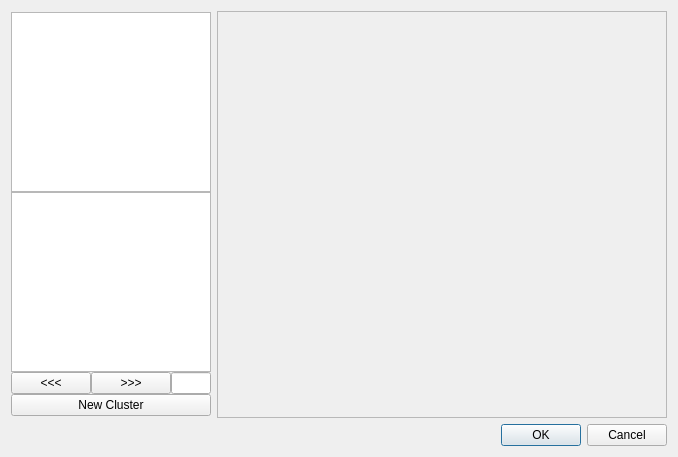
<?xml version="1.0" encoding="UTF-8"?>
<ui version="4.0">
 <class>Dialog</class>
 <widget class="QDialog" name="Dialog">
  <property name="geometry">
   <rect>
    <x>0</x>
    <y>0</y>
    <width>676</width>
    <height>457</height>
   </rect>
  </property>
  <property name="windowTitle">
   <string>Dialog</string>
  </property>
  <layout class="QGridLayout" name="gridLayout">
   <item row="0" column="3">
    <widget class="QScrollArea" name="scrollArea">
     <property name="minimumSize">
      <size>
       <width>450</width>
       <height>0</height>
      </size>
     </property>
     <property name="widgetResizable">
      <bool>true</bool>
     </property>
     <widget class="QWidget" name="scrollAreaWidgetContents">
      <property name="geometry">
       <rect>
        <x>0</x>
        <y>0</y>
        <width>448</width>
        <height>408</height>
       </rect>
      </property>
      <layout class="QHBoxLayout" name="horizontalLayout_2">
       <item>
        <layout class="QVBoxLayout" name="verticalLayout_2"/>
       </item>
      </layout>
     </widget>
    </widget>
   </item>
   <item row="2" column="3">
    <widget class="QDialogButtonBox" name="buttonBox">
     <property name="orientation">
      <enum>Qt::Horizontal</enum>
     </property>
     <property name="standardButtons">
      <set>QDialogButtonBox::Cancel|QDialogButtonBox::Ok</set>
     </property>
    </widget>
   </item>
   <item row="0" column="0" colspan="3">
    <layout class="QVBoxLayout" name="verticalLayout">
     <property name="spacing">
      <number>0</number>
     </property>
     <item>
      <spacer name="verticalSpacer">
       <property name="orientation">
        <enum>Qt::Vertical</enum>
       </property>
       <property name="sizeHint" stdset="0">
        <size>
         <width>20</width>
         <height>40</height>
        </size>
       </property>
      </spacer>
     </item>
     <item>
      <widget class="QGraphicsView" name="image2">
       <property name="sizePolicy">
        <sizepolicy hsizetype="Expanding" vsizetype="Expanding">
         <horstretch>0</horstretch>
         <verstretch>0</verstretch>
        </sizepolicy>
       </property>
       <property name="minimumSize">
        <size>
         <width>200</width>
         <height>180</height>
        </size>
       </property>
      </widget>
     </item>
     <item>
      <widget class="QGraphicsView" name="image">
       <property name="sizePolicy">
        <sizepolicy hsizetype="Fixed" vsizetype="Fixed">
         <horstretch>0</horstretch>
         <verstretch>0</verstretch>
        </sizepolicy>
       </property>
       <property name="minimumSize">
        <size>
         <width>200</width>
         <height>180</height>
        </size>
       </property>
      </widget>
     </item>
     <item>
      <layout class="QHBoxLayout" name="horizontalLayout_3">
       <property name="spacing">
        <number>0</number>
       </property>
       <item>
        <widget class="QPushButton" name="backwardPushButton">
         <property name="text">
          <string>&lt;&lt;&lt;</string>
         </property>
        </widget>
       </item>
       <item>
        <widget class="QPushButton" name="forwardPushButton">
         <property name="text">
          <string>&gt;&gt;&gt;</string>
         </property>
        </widget>
       </item>
       <item>
        <widget class="QLineEdit" name="outliersNumberLineEdit">
         <property name="sizePolicy">
          <sizepolicy hsizetype="Fixed" vsizetype="Fixed">
           <horstretch>0</horstretch>
           <verstretch>0</verstretch>
          </sizepolicy>
         </property>
         <property name="minimumSize">
          <size>
           <width>40</width>
           <height>0</height>
          </size>
         </property>
        </widget>
       </item>
      </layout>
     </item>
     <item>
      <widget class="QPushButton" name="newClusterPushButton">
       <property name="sizePolicy">
        <sizepolicy hsizetype="Minimum" vsizetype="Fixed">
         <horstretch>0</horstretch>
         <verstretch>0</verstretch>
        </sizepolicy>
       </property>
       <property name="text">
        <string>New Cluster</string>
       </property>
      </widget>
     </item>
     <item>
      <spacer name="verticalSpacer_2">
       <property name="orientation">
        <enum>Qt::Vertical</enum>
       </property>
       <property name="sizeHint" stdset="0">
        <size>
         <width>20</width>
         <height>40</height>
        </size>
       </property>
      </spacer>
     </item>
    </layout>
   </item>
  </layout>
 </widget>
 <resources/>
 <connections>
  <connection>
   <sender>buttonBox</sender>
   <signal>accepted()</signal>
   <receiver>Dialog</receiver>
   <slot>accept()</slot>
   <hints>
    <hint type="sourcelabel">
     <x>248</x>
     <y>254</y>
    </hint>
    <hint type="destinationlabel">
     <x>157</x>
     <y>274</y>
    </hint>
   </hints>
  </connection>
  <connection>
   <sender>buttonBox</sender>
   <signal>rejected()</signal>
   <receiver>Dialog</receiver>
   <slot>reject()</slot>
   <hints>
    <hint type="sourcelabel">
     <x>316</x>
     <y>260</y>
    </hint>
    <hint type="destinationlabel">
     <x>286</x>
     <y>274</y>
    </hint>
   </hints>
  </connection>
 </connections>
</ui>
